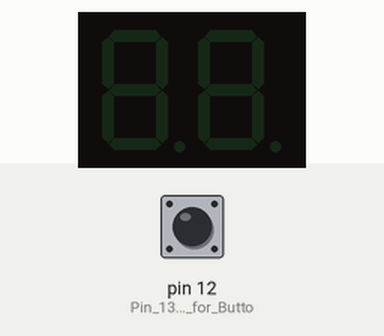
Simulated run of this sketch. Board: Arduino Uno, built with avr-gcc and run on an emulated ATmega328P. On the bench: 2-digit seven-segment display. Wiring (inferred from the names in the program): 2-digit 7-segment display, segments lit when HIGH: segments pin 11, pin 13, pin 6, pin 7, pin 8, pin 10, pin 9; digit selects pin 2, pin 3. The inputs (shaded band) are chosen by the test bench; at power-on: pin 12 (Pin_13_as_Input_for_Butto) LOW. The segment pins are drawn as the display they are named for.

Above: at 1.2 s.
1.3 s: pin 12 (Pin_13_as_Input_for_Butto) pulled HIGH for 0.15 s
At 2.0 s:
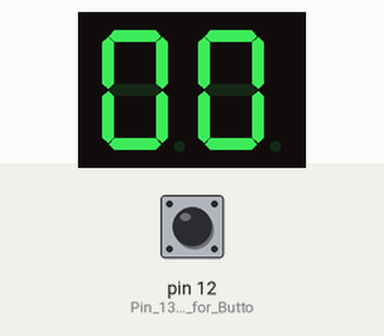
4.3 s: pin 12 (Pin_13_as_Input_for_Butto) pulled HIGH for 1 s
At 5.8 s:
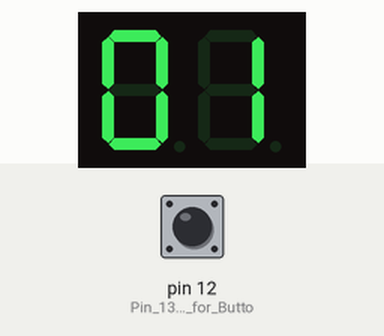
8.3 s: pin 12 (Pin_13_as_Input_for_Butto) pulled HIGH for 3.2 s
At 12.0 s:
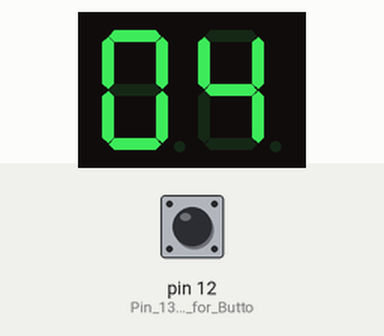
13.0 s: pin 12 (Pin_13_as_Input_for_Butto) pulled HIGH for 3.2 s
At 17.4 s:
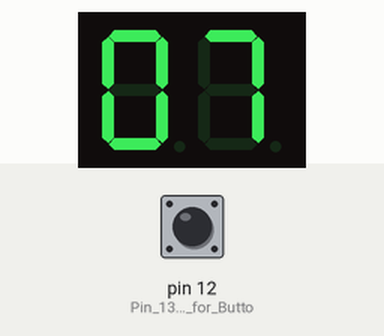
17.7 s: pin 12 (Pin_13_as_Input_for_Butto) pulled HIGH for 3.2 s
At 21.0 s:
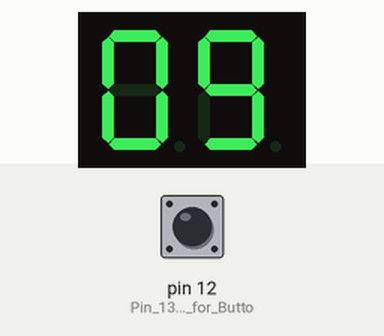
22.4 s: pin 12 (Pin_13_as_Input_for_Butto) pulled HIGH for 1 s
At 24.0 s:
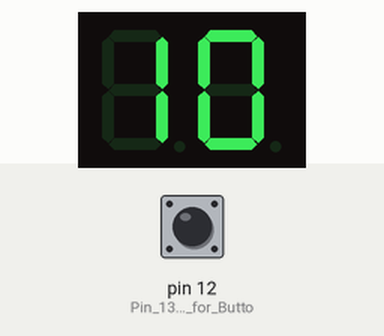
Timing chart, 0 to 25.5 s (numbered marks = the images above; inputs shaded):
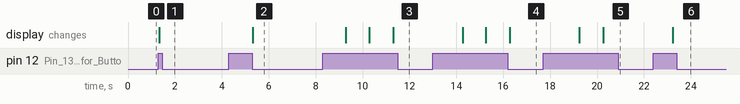

Measured:
- after the input at 1.3 s, the display: changes at once (image 1)
- after the input at 4.3 s, the display: changes after 1.0 s (image 2)
- after the input at 8.3 s, the display: first changes after 0.99 s (image 3 shows a later state)
- after the input at 13.0 s, the display: first changes after 1.3 s (image 4 shows a later state)
- after the input at 17.7 s, the display: first changes after 1.5 s (image 5 shows a later state)
- after the input at 22.4 s, the display: changes after 0.82 s (image 6)

The sketch:

test3.ino
```cpp
//Arduino Uno R3
//2 x 7-segment displays (Common Cathode) + Pushbutton + 2 x 220 Ohm Resistors

//"0 0" is displayed
//While Pushbutton is depressed, value increments by 1 every second, restarting at "0 0" after reaching "9 9"
//When Pushbutton is released, last value reached continues to be displayed
//When RESET button is pressed value restarts at "0 0"

//Modelled using TinkerCad
//Tested using Elegoo Arduino Uno R3 and 4 digit 7-segment display

//Troubleshoot notes:
  //CANNOT use pins 1, 13 as INPUT
  //Sometimes increments VERY slowly when pushbutton is not connected – Why??? ☹
    //Also increments on its own when vibrated lol/cry

//Define pins as segment sections, Misc variables
int CMNB=2; //Right Display Cathode
int CMNA=3; //Left Display Cathode
int C=6; //Common Anodes from Display
int D=7;
int E=8;
int G=9;
int F=10;
int A=11;
int B=13;
int Short_Delay=10; //Flash Characters @10mS
int max_count=50; //50 Cycles = 1 Second Display


void setup () {
  Serial.begin(9600); //Start Serial Connection
  pinMode(12, INPUT); //Pin 13 as Input for Button
  pinMode(1, OUTPUT); //Pushbutton Anode for Button
  pinMode(CMNA, OUTPUT);
  pinMode(CMNB, OUTPUT);
  pinMode(A, OUTPUT);
  pinMode(B, OUTPUT);
  pinMode(C, OUTPUT);
  pinMode(D, OUTPUT);
  pinMode(E, OUTPUT);
  pinMode(F, OUTPUT);
  pinMode(G, OUTPUT);
  }

void R_library (int R) { //Maps Characters to Right Display
    if(R==0) {
   //Display 0 on DB
  digitalWrite(CMNA, HIGH);
  digitalWrite(CMNB, LOW);
  digitalWrite(A, HIGH);
  digitalWrite(B, HIGH);
  digitalWrite(C, HIGH);
  digitalWrite(D, HIGH);
  digitalWrite(E, HIGH);
  digitalWrite(F, HIGH);
  digitalWrite(G, LOW);
  }

      if(R==1) {
   //Display 1 on DB
  digitalWrite(CMNA, HIGH);
  digitalWrite(CMNB, LOW);
  digitalWrite(A, LOW);
  digitalWrite(B, HIGH);
  digitalWrite(C, HIGH);
  digitalWrite(D, LOW);
  digitalWrite(E, LOW);
  digitalWrite(F, LOW);
  digitalWrite(G, LOW);
   }

      if(R==2) {
   //Display 2 on DB
  digitalWrite(CMNA, HIGH);
  digitalWrite(CMNB, LOW);
  digitalWrite(A, HIGH);
  digitalWrite(B, HIGH);
  digitalWrite(C, LOW);
  digitalWrite(D, HIGH);
  digitalWrite(E, HIGH);
  digitalWrite(F, LOW);
  digitalWrite(G, HIGH);
  }

    if(R==3) {
   //Display 3 on DB
  digitalWrite(CMNA, HIGH);
  digitalWrite(CMNB, LOW);
  digitalWrite(A, HIGH);
  digitalWrite(B, HIGH);
  digitalWrite(C, HIGH);
  digitalWrite(D, HIGH);
  digitalWrite(E, LOW);
  digitalWrite(F, LOW);
  digitalWrite(G, HIGH);
  }

   if(R==4) {
   //Display 4 on DB
  digitalWrite(CMNA, HIGH);
  digitalWrite(CMNB, LOW);
  digitalWrite(A, LOW);
  digitalWrite(B, HIGH);
  digitalWrite(C, HIGH);
  digitalWrite(D, LOW);
  digitalWrite(E, LOW);
  digitalWrite(F, HIGH);
  digitalWrite(G, HIGH);
   }

    if(R==5) {
   //Display 5 on DB
  digitalWrite(CMNA, HIGH);
  digitalWrite(CMNB, LOW);
  digitalWrite(A, HIGH);
  digitalWrite(B, LOW);
  digitalWrite(C, HIGH);
  digitalWrite(D, HIGH);
  digitalWrite(E, LOW);
  digitalWrite(F, HIGH);
  digitalWrite(G, HIGH);
  }

   if(R==6) {
   //Display 6 on DB
  digitalWrite(CMNA, HIGH);
  digitalWrite(CMNB, LOW);
  digitalWrite(A, HIGH);
  digitalWrite(B, LOW);
  digitalWrite(C, HIGH);
  digitalWrite(D, HIGH);
  digitalWrite(E, HIGH);
  digitalWrite(F, HIGH);
  digitalWrite(G, HIGH);
   }

    if(R==7) {
   //Display 7 on DB
  digitalWrite(CMNA, HIGH);
  digitalWrite(CMNB, LOW);
  digitalWrite(A, HIGH);
  digitalWrite(B, HIGH);
  digitalWrite(C, HIGH);
  digitalWrite(D, LOW);
  digitalWrite(E, LOW);
  digitalWrite(F, LOW);
  digitalWrite(G, LOW);
  }

   if(R==8) {
   //Display 8 on DB
  digitalWrite(CMNA, HIGH);
  digitalWrite(CMNB, LOW);
  digitalWrite(A, HIGH);
  digitalWrite(B, HIGH);
  digitalWrite(C, HIGH);
  digitalWrite(D, HIGH);
  digitalWrite(E, HIGH);
  digitalWrite(F, HIGH);
  digitalWrite(G, HIGH);
   }

   if(R==9) {
   //Display 9 on DB
  digitalWrite(CMNA, HIGH);
  digitalWrite(CMNB, LOW);
  digitalWrite(A, HIGH);
  digitalWrite(B, HIGH);
  digitalWrite(C, HIGH);
  digitalWrite(D, HIGH);
  digitalWrite(E, LOW);
  digitalWrite(F, HIGH);
  digitalWrite(G, HIGH);
   }
}
void L_library (int L) { //Maps Characters to Left Display
    if(L==0) {
   //Display 0 on DA
  digitalWrite(CMNA, LOW);
  digitalWrite(CMNB, HIGH);
  digitalWrite(A, HIGH);
  digitalWrite(B, HIGH);
  digitalWrite(C, HIGH);
  digitalWrite(D, HIGH);
  digitalWrite(E, HIGH);
  digitalWrite(F, HIGH);
  digitalWrite(G, LOW);
  }

      if(L==1) {
   //Display 1 on DA
  digitalWrite(CMNA, LOW);
  digitalWrite(CMNB, HIGH);
  digitalWrite(A, LOW);
  digitalWrite(B, HIGH);
  digitalWrite(C, HIGH);
  digitalWrite(D, LOW);
  digitalWrite(E, LOW);
  digitalWrite(F, LOW);
  digitalWrite(G, LOW);
   }

      if(L==2) {
   //Display 2 on DA
  digitalWrite(CMNA, LOW);
  digitalWrite(CMNB, HIGH);
  digitalWrite(A, HIGH);
  digitalWrite(B, HIGH);
  digitalWrite(C, LOW);
  digitalWrite(D, HIGH);
  digitalWrite(E, HIGH);
  digitalWrite(F, LOW);
  digitalWrite(G, HIGH);
  }

    if(L==3) {
   //Display 3 on DA
  digitalWrite(CMNA, LOW);
  digitalWrite(CMNB, HIGH);
  digitalWrite(A, HIGH);
  digitalWrite(B, HIGH);
  digitalWrite(C, HIGH);
  digitalWrite(D, HIGH);
  digitalWrite(E, LOW);
  digitalWrite(F, LOW);
  digitalWrite(G, HIGH);
  }

   if(L==4) {
   //Display 4 on DA
  digitalWrite(CMNA, LOW);
  digitalWrite(CMNB, HIGH);
  digitalWrite(A, LOW);
  digitalWrite(B, HIGH);
  digitalWrite(C, HIGH);
  digitalWrite(D, LOW);
  digitalWrite(E, LOW);
  digitalWrite(F, HIGH);
  digitalWrite(G, HIGH);
   }

    if(L==5) {
   //Display 5 on DA
  digitalWrite(CMNA, LOW);
  digitalWrite(CMNB, HIGH);
  digitalWrite(A, HIGH);
  digitalWrite(B, LOW);
  digitalWrite(C, HIGH);
  digitalWrite(D, HIGH);
  digitalWrite(E, LOW);
  digitalWrite(F, HIGH);
  digitalWrite(G, HIGH);
  }

   if(L==6) {
   //Display 6 on DA
  digitalWrite(CMNA, LOW);
  digitalWrite(CMNB, HIGH);
  digitalWrite(A, HIGH);
  digitalWrite(B, LOW);
  digitalWrite(C, HIGH);
  digitalWrite(D, HIGH);
  digitalWrite(E, HIGH);
  digitalWrite(F, HIGH);
  digitalWrite(G, HIGH);
   }

    if(L==7) {
   //Display 7 on DA
  digitalWrite(CMNA, LOW);
  digitalWrite(CMNB, HIGH);
  digitalWrite(A, HIGH);
  digitalWrite(B, HIGH);
  digitalWrite(C, HIGH);
  digitalWrite(D, LOW);
  digitalWrite(E, LOW);
  digitalWrite(F, LOW);
  digitalWrite(G, LOW);
  }

   if(L==8) {
   //Display 8 on DA
  digitalWrite(CMNA, LOW);
  digitalWrite(CMNB, HIGH);
  digitalWrite(A, HIGH);
  digitalWrite(B, HIGH);
  digitalWrite(C, HIGH);
  digitalWrite(D, HIGH);
  digitalWrite(E, HIGH);
  digitalWrite(F, HIGH);
  digitalWrite(G, HIGH);
   }

   if(L==9) {
   //Display 9 on DA
  digitalWrite(CMNA, LOW);
  digitalWrite(CMNB, HIGH);
  digitalWrite(A, HIGH);
  digitalWrite(B, HIGH);
  digitalWrite(C, HIGH);
  digitalWrite(D, HIGH);
  digitalWrite(E, LOW);
  digitalWrite(F, HIGH);
  digitalWrite(G, HIGH);

   }
 }


void loop (){

  int pbState = digitalRead(12); //Pushbutton value to variable

  digitalWrite(1, HIGH); //Turn Pin 1 ON

 if (pbState==HIGH){ //If Button is ON

  for (int L=0; L<=9; L++) { //10's place Loop
    for (int R=0; R<=9; R++) { //1's place loop
      for (int ctr=0; ctr<max_count; ctr++) { //Display loop

      int pbState = digitalRead(12); //Pushbutton value to variable

        digitalWrite(1, HIGH); //Turn Pin 1 ON

           if (pbState==HIGH){ //If Button is ON

             L_library(L);    //Display Left
           delay (Short_Delay);
           R_library(R);    //Display Right
          delay (Short_Delay);

          } //Ends "if"


          if (pbState==LOW) { //If Button is OFF

          for (int ctr=0; ctr<max_count; ctr++) { //Display loop
             L_library(L);    //Display Left
           delay (Short_Delay);
           R_library(R);    //Display Right
          delay (Short_Delay);
            pbState=digitalRead(12);

              } //Ends "for"
             } //Ends "if"


          } //Ends "for"
          } //Ends "for"
        } //Ends "for"


 } //Ends "if"
} //Ends "void loop"
```
